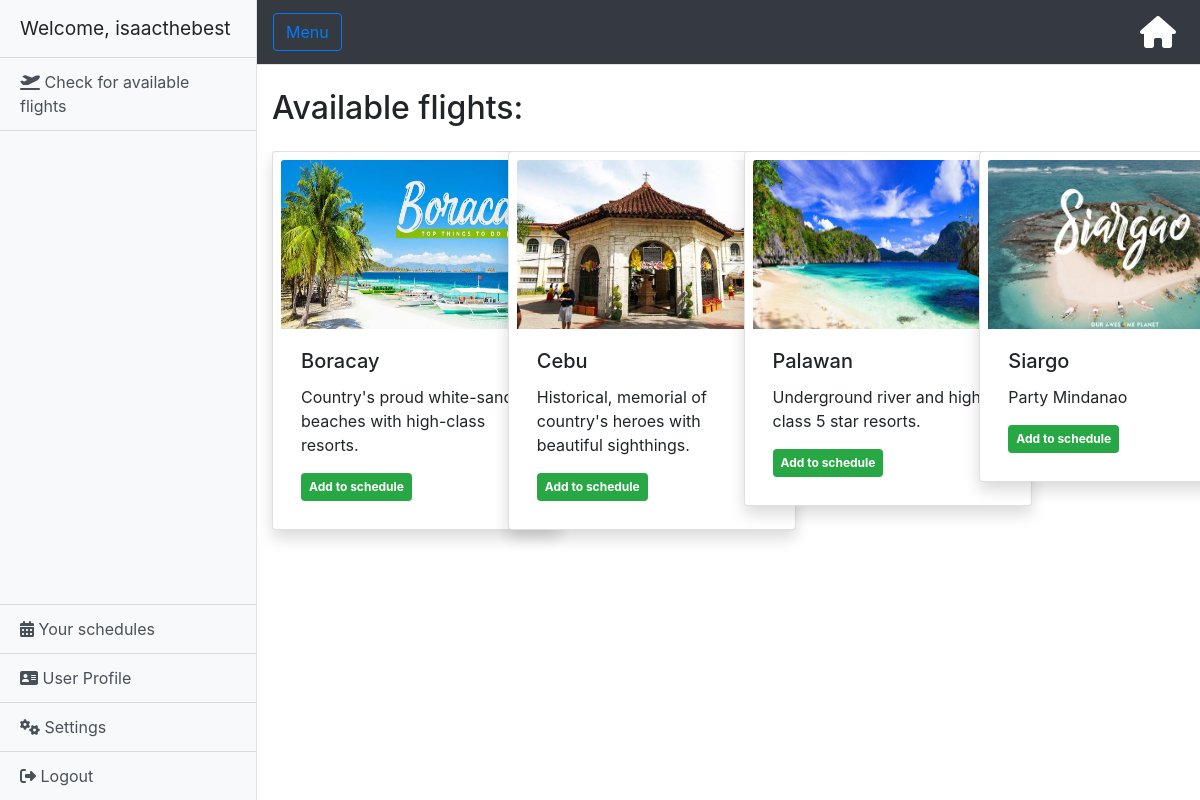
/home/flights/ (signed in), run on the app's committed database.
### plan/models.py (models this page shows, shortened)
class Flights(models.Model):
    name = models.CharField(max_length=100)
    desc = models.TextField(blank=True, null=True)
    dest = models.CharField(max_length=100, blank=True)
    imageFile = models.ImageField(upload_to='places/', null=True, blank=True)
    price = models.DecimalField(blank=True, decimal_places=2, max_digits=7, default=1000)

### home/views.py (the view)
# urls.py: path('flights/', views.flights, name='flights'),
@login_required(login_url='/')
def flights(request):
    context = {
        'flights' : Flights.objects.all()
    }
    return render(request, "flights.html", context)

### templates/flights.html (shortened to what this page needs)
{% extends 'base2.html' %}
{% load static %}
{% block content %}
<div class="container-fluid scroll-group">
    <h2 class="mt-4">Available flights: </h2>
    {% if flights.exists %}
    <div class="row flex-nowrap mt-4">
        {% for object in flights %}
        <div class="col-sm-3 col-md-3">
            <div class="card shadow card-block p-2 mb-5 bg-white rounded" style="width: 18rem;">
                <div class="card-container">
                    <img class="card-img-top" style="min-height: 169px; max-height: 169px;" src="{{object.imageFile.url}}" alt={{object.name}}>
                    <div class="card-body">
                        <h5 class="card-title">{{object.name}}</h5>
                        {% if object.desc != '' %}
                            <p class="card-text">{{object.desc}}</p>
                        {% else %}
                            <p>No description.</p>
                        {% endif %}
                        <div class="card-container" style="white-space: nowrap;">
                        <a href="{% url 'add_flight_plan' object.id %}" class="badge badge-success p-2 card-link mr-3" id="dineIn">Add to schedule</a>
                        </div>
                    </div>
                </div>
            </div>
        </div>
        {% endfor %}
    </div>
    {% else %}
        <h3 class="mt-4" style="color: red;">There are no current available flights right at this moment :/ </h3>
    {% endif %}
</div>
{% endblock %}

### templates/base2.html (shortened to what this page needs)
{% load static %}
<html>
    <head>
        <link rel="stylesheet" href="{% static 'css/bootstrap.min.css' %}" type="text/css">
        <link rel="stylesheet" href="{% static 'css/styles_home.css' %}" type="text/css">
    </head>
    <body>
        <div class="d-flex" id="wrapper">
            {% include 'sidebar.html' %}
            <div id="page-content-wrapper">
                {% include 'navbar.html' %}
                {% block content %}
                {% endblock %}
            </div>
        </div>
    </body>
</html>

### templates/sidebar.html
{% load static %}
<div class="bg-light border-right" id="sidebar-wrapper">
    <div class="sidebar-heading">Welcome, {% if request.user.first_name %}
                                            {{request.user.first_name}}
                                            {% else %}
                                            {{request.user}}
                                            {% endif %}
    </div>
    <div class="list-group list-group-flush">
      <a href="{% url 'flights' %}" class="list-group-item list-group-item-action bg-light"><i class="fas fa-plane-departure"></i>  Check for available flights</a>
    </div>
    <div id="list-group-bottom" class="list-group list-group-flush">
      <a href="{% url 'schedules' %}" class="list-group-item list-group-item-action bg-light"><i class="fas fa-calendar-alt"></i>  Your schedules</a>
      <a href="{% url 'profile' %}" class="list-group-item list-group-item-action bg-light"><i class="fas fa-address-card"></i>  User Profile</a>
      <a href="{% url 'settings' %}" class="list-group-item list-group-item-action bg-light"><i class="fas fa-cogs"></i>  Settings</a>
      <a href="{% url 'logout' %}" class="list-group-item list-group-item-action bg-light"><i class="fas fa-sign-out-alt"></i>  Logout</a>
    </div>
</div>

### templates/navbar.html (shortened to what this page needs)
{% load static %}
<nav class="navbar navbar-expand-lg navbar-dark bg-dark border-bottom">
    <button class="btn btn-outline-primary" id="menu-toggle">Menu</button>
      <div class="collapse navbar-collapse" id="navbarSupportedContent">
        <ul class="navbar-nav ml-auto mt-2 mt-lg-0">
          <li class="nav-item active">
            <a class="nav-link btnLinkHome" href="{% url 'home' %}" title="Go to homepage."><i class="fas fa-home fa-2x"></i><span class="sr-only">Home</span></a>
          </li>
        </ul>
      </div>
</nav>

### assets/css/styles_home.css (style rules this page uses)
body { overflow-x: hidden; }
#sidebar-wrapper { min-height: 100vh; margin-left: -16rem; -webkit-transition: margin .25s ease-out; -moz-transition: margin .25s ease-out; -o-transition: margin .25s ease-out; transition: margin .25s ease-out; }
#sidebar-wrapper .sidebar-heading { padding: 0.875rem 1.25rem; font-size: 1.2rem; }
#sidebar-wrapper .list-group { width: 16rem; }
#page-content-wrapper { min-width: 100vw; }
@media (min-width: 768px) { #sidebar-wrapper { margin-left: 0; } }
@media (min-width: 768px) { #page-content-wrapper { min-width: 0; width: 100%; } }
a { color: black; text-decoration: none; }
#list-group-bottom { position: fixed; bottom: 0; }
.scroll-group > .row { overflow-x: auto; }

### data on the page
Flights: imageFile (picture), name "Boracay", desc "Country's proud white-sand beaches with high-class resorts."
Flights: imageFile (picture), name "Cebu", desc "Historical, memorial of country's heroes with beautiful sighthings."
Flights: imageFile (picture), name "Palawan", desc "Underground river and high-class 5 star resorts."
Flights: imageFile (picture), name "Siargo", desc "Party Mindanao"

### other printed values
{{ request.user }} "isaacthebest"
